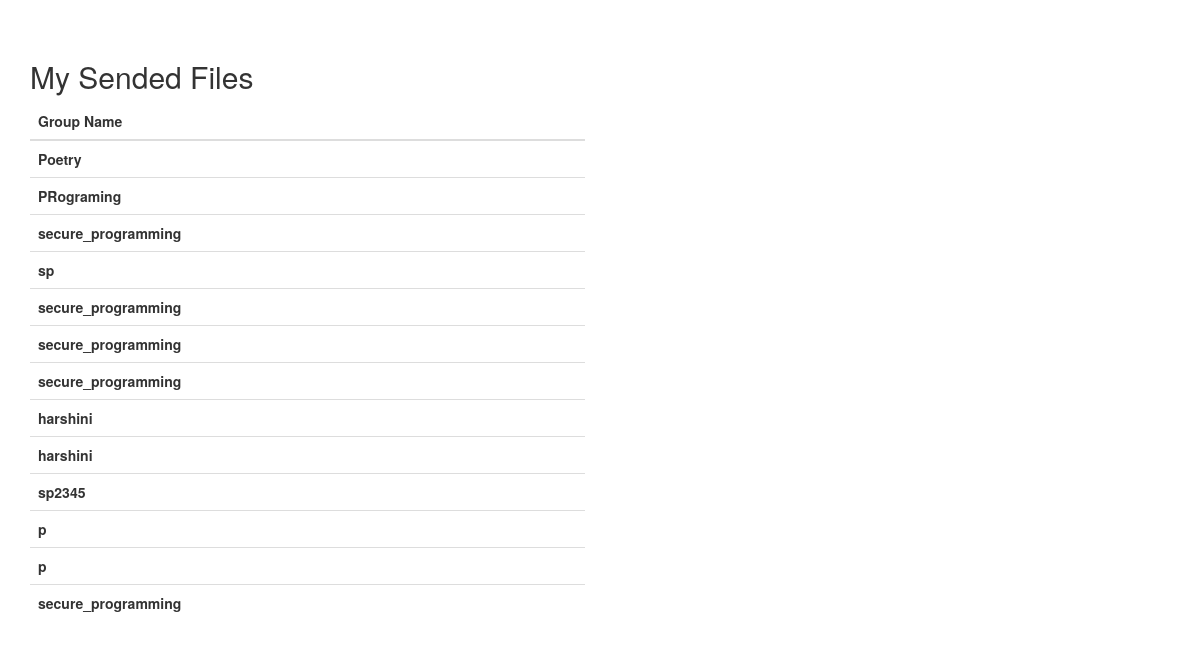
Page /all_groups on the committed database.
### tables this page shows
CREATE TABLE groups (id VARCHAR(255) PRIMARY KEY, name TEXT);

### app.py (the view)
@app.route("/all_groups")
def all_groups():
    query= f"select * from groups"
    conn = sqlite3.connect('user.db')
    cur = conn.cursor()
    cur.execute(query)
    rows = cur.fetchall()
    conn.commit()
    conn.close()
    return render_template('all_groups.html',records=rows)

### templates/all_groups.html (shortened to what this page needs)
<!DOCTYPE html>
<html lang="en">
<head>
    <link rel="stylesheet" href="https://cdnjs.cloudflare.com/ajax/libs/meyer-reset/2.0/reset.min.css">
    <link rel="stylesheet" href="https://maxcdn.bootstrapcdn.com/bootstrap/3.3.7/css/bootstrap.min.css">
    <link rel="stylesheet" href="https://maxcdn.bootstrapcdn.com/bootstrap/3.3.7/css/bootstrap-theme.min.css">
</head>
<body>
    <div class="container">
        <div class="row" style="margin-top: 40px">
            <div class="col-md-6">
                <h2>My Sended Files</h2>
                <table class="table table-dark table-hover">
                    <thead>
                        <th>
                            Group Name
                        </th>
                    </thead>
                    <tbody>
                            {% for record in records %}
                        <tr>
                                <td><b>{{ record[1] }}</b></td>
                        </tr>
                        {% endfor %}
                    </tbody>
                </table>
            </div>
        </div>
    </div>
</body>
</html>

### rows in the picture
groups: name "Poetry"
groups: name "PRograming"
groups: name "secure_programming"
groups: name "sp"
groups: name "secure_programming"
groups: name "secure_programming"
groups: name "secure_programming"
groups: name "harshini"
groups: name "harshini"
groups: name "sp2345"
groups: name "p"
groups: name "p"
groups: name "secure_programming"
